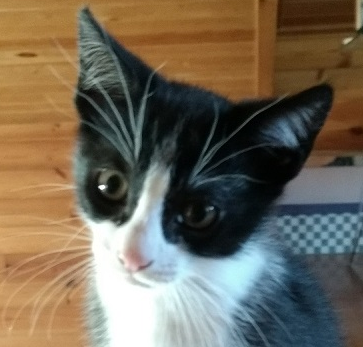
#> input picture images/cat-face.png, 363 x 347 px
$ python 12_smoothing_techniques.py
#> lines starting #> are read from the running program, lines starting #| are printed output that depends on the picture
### Utils/show_image.py
import matplotlib.pyplot as plt
import numpy as np

# [8 lines left out: function show_with_matplotlib, not called in this run]

def show_images_with_titles_and_positions(image_BGR_list, title_list, pos_list, big_title, colsNum = 4, xLabel = 'x axis', yLabel = 'y axis'):
    """
    Displays a list of images with specified titles and positions using Matplotlib subplots.

    Args:
        image_BGR_list: A list of NumPy image arrays.
        title_list: A list of titles for each image (optional).
        pos_list: A list of subplot positions (optional).
    """

    # Create the dimensions of the figure and set title:
    plt.figure(figsize=(12, 6))
    plt.suptitle(big_title, fontsize=14, fontweight='bold')

    num_images = len(image_BGR_list)

    # make sure every image has a title
    if not title_list:
        title_list = [f"Image {i+1}" for i in range(num_images)]
    if not pos_list:
        pos_list = range(1, num_images + 1)

    rowsNum = int(np.ceil(num_images / colsNum))
    print("Row number:", rowsNum, "Column number:", colsNum)

    # Add images to the plot
    for i, (image_BGR, title, pos) in enumerate(zip(image_BGR_list, title_list, pos_list)):
        print("Debug: ", i)
        image_RGB = image_BGR[:, :, ::-1]
        print("Debug: 00")


        plt.imshow(image_RGB)
        print("Debug: 1")

        plt.title(title)
        print("Debug: 2")
        plt.subplot(rowsNum, colsNum, pos)
        print("Debug: 3")
        plt.axis('off')
        print("Debug: show complete")

    plt.tight_layout()
    plt.show()

### Part05 - Image Processing Techniques/12_smoothing_techniques.py
"""Comparing different methods for smoothing images"""
import cv2
import numpy as np
import matplotlib.pyplot as plt
from Utils import show_image

image = cv2.imread('../images/cat-face.png')
#> image is the input picture: shape (347, 363, 3); mean B, G, R 87.1, 104.1, 114.1

# We create the kernel for smoothing images
# In this case a (10,10) kernel is created
kernel_averaging_10_10 = np.ones((10, 10), np.float32) / 100

# Additionally, if you know the values, you can put them directly in the kernel:
# kernel_averaging_5_5 = np.ones((5, 5), np.float32)/25
kernel_averaging_5_5 = np.array([[0.04, 0.04, 0.04, 0.04, 0.04],
                                 [0.04, 0.04, 0.04, 0.04, 0.04],
                                 [0.04, 0.04, 0.04, 0.04, 0.04],
                                 [0.04, 0.04, 0.04, 0.04, 0.04],
                                 [0.04, 0.04, 0.04, 0.04, 0.04]])

print("kernel: {}".format(kernel_averaging_5_5))

# The function cv2.filter2D() applies an arbitrary linear filter to the provided image:
smooth_image_f2D_5_5 = cv2.filter2D(image, -1, kernel_averaging_5_5)
smooth_image_f2D_10_10 = cv2.filter2D(image, -1, kernel_averaging_10_10)
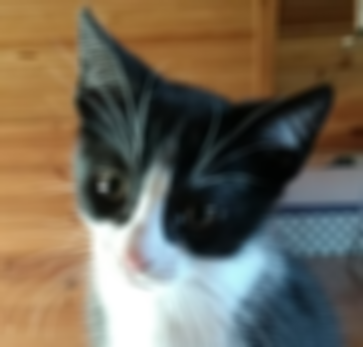
#> smooth_image_f2D_10_10: shape (347, 363, 3); mean B, G, R 87, 104.1, 114.2

# The function cv2.blur() smooths an image using the normalized box filter
smooth_image_b = cv2.blur(image, (10, 10))

# When the parameter normalize (by default True) of cv2.boxFilter() is equals to True,
# cv2.filter2D() and cv2.boxFilter() perform the same operation:
smooth_image_bfi = cv2.boxFilter(image, -1, (10, 10), normalize=True)

# The function cv2.GaussianBlur() convolves the source image with the specified Gaussian kernel
# This kernel can be controlled using the parameters ksize (kernel size),
# sigmaX(standard deviation in the x direction of the gaussian kernel) and
# sigmaY (standard deviation in the y direction of the gaussian kernel)
smooth_image_gb = cv2.GaussianBlur(image, (9, 9), 0)

# The function cv2.medianBlur(), which blurs the image with a median kernel:
smooth_image_mb = cv2.medianBlur(image, 9)

# The function cv2.bilateralFilter() can be applied to the input image in order to apply a bilateral filter:
smooth_image_bf = cv2.bilateralFilter(image, 5, 10, 10)
smooth_image_bf_2 = cv2.bilateralFilter(image, 9, 200, 200)

image_BGR_list = [image, smooth_image_f2D_5_5, smooth_image_f2D_10_10, smooth_image_b, smooth_image_bfi, smooth_image_gb,  smooth_image_mb, smooth_image_bf, smooth_image_bf_2]
title_list = ["original", "cv2.filter2D() (5,5) kernel", "cv2.filter2D() (10,10) kernel", "cv2.blur()", "cv2.boxFilter()", "cv2.GaussianBlur()", "cv2.medianBlur()", "cv2.bilateralFilter() - small values", "cv2.bilateralFilter() - big values"]
pos_list = [1, 2, 3, 4, 5, 6, 7, 8, 9]

show_image.show_images_with_titles_and_positions(image_BGR_list, title_list, pos_list, "Smoothing techniques", 3)
#> in show_images_with_titles_and_positions, `num_images = len(image_BGR_list)`: num_images = 9
#> in show_images_with_titles_and_positions, `rowsNum = int(np.ceil(num_images / colsNum))`: rowsNum = 3
#| Row number: 3 Column number: 3
#> the loop in show_images_with_titles_and_positions, `for i, (image_BGR, title, pos) in enumerate(zip(image_BGR_list, title_..` made 9 passes
#> title on passes 1 to 9: 'original', 'cv2.filter2D() (5,5) kernel', 'cv2.filter2D() (10,10) kernel', 'cv2.blur()', 'cv2.boxFilter()', 'cv2.GaussianBlur()', 'cv2.medianBlur()', 'cv2.bilateralFilter() - small values', 'cv2.bilateralFilter() - big values'
#> (printed output is left out)
#> in show_images_with_titles_and_positions, `plt.show()`:
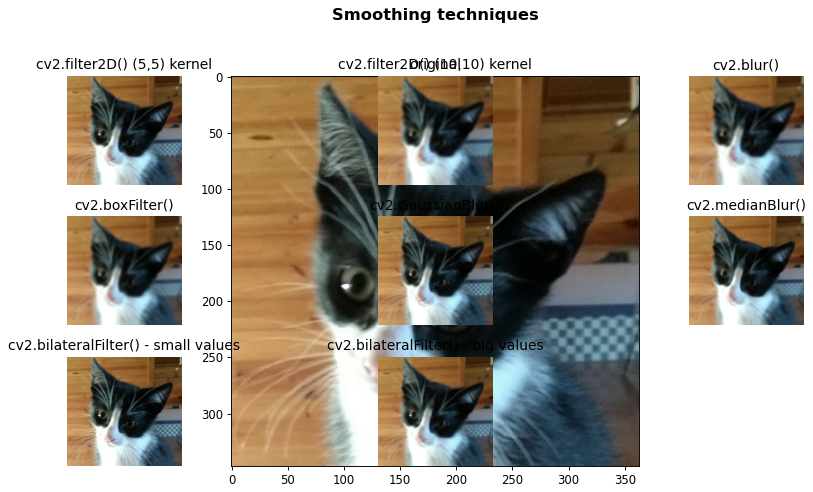
#> figure drawn by matplotlib, 9 panels

$ run again, with images/jungle.png copied over images/cat-face.png
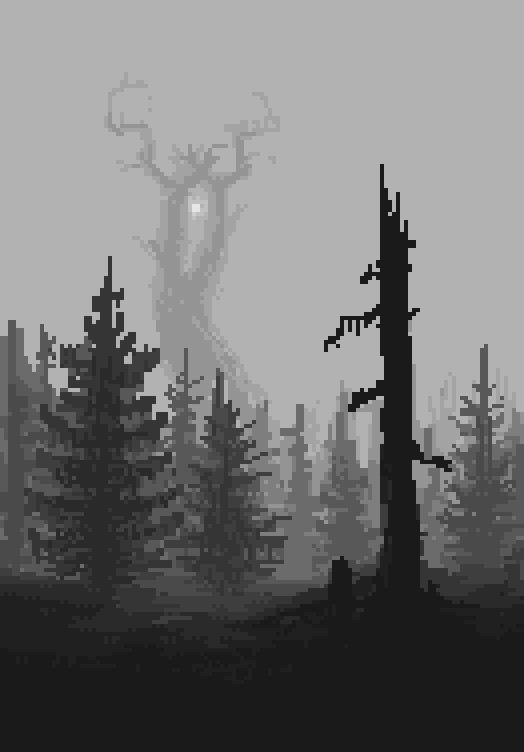
#> input picture images/jungle.png, 524 x 752 px
#> image is the input picture: shape (752, 524, 3); min 14, max 232, mean 115.1
#> `smooth_image_f2D_10_10 = cv2.filter2D(image, -1, kernel_averaging_10_10)`:
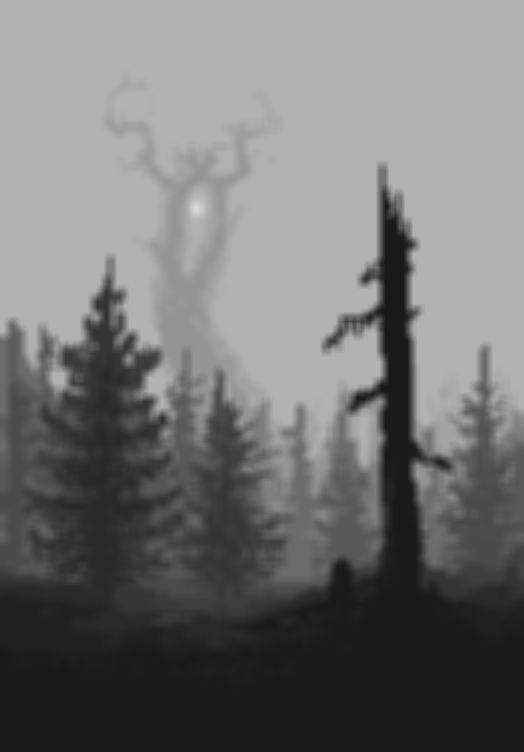
#> smooth_image_f2D_10_10: shape (752, 524, 3); min 26, max 216, mean 115.2
#> num_images = 9
#> rowsNum = 3
#| Row number: 3 Column number: 3
#> the loop in show_images_with_titles_and_positions, `for i, (image_BGR, title, pos) in enumerate(zip(image_BGR_list, title_..` made 9 passes
#> title on passes 1 to 8: 'original', 'cv2.filter2D() (5,5) kernel', 'cv2.filter2D() (10,10) kernel', 'cv2.blur()', 'cv2.boxFilter()', 'cv2.GaussianBlur()', 'cv2.medianBlur()', 'cv2.bilateralFilter() - small values'
#> (printed output is left out)

$ run again, with images/leaf-noise.png copied over images/cat-face.png
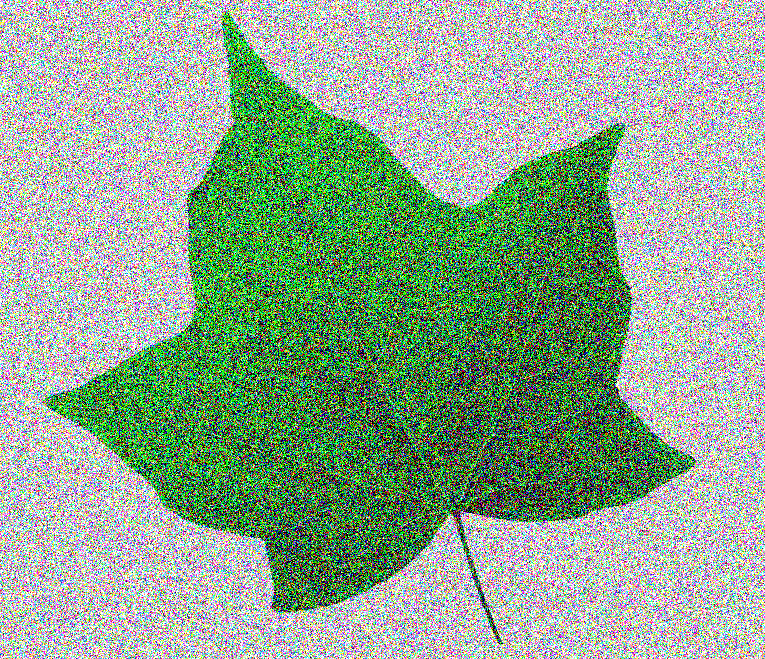
#> input picture images/leaf-noise.png, 765 x 659 px
#> image is the input picture: shape (659, 765, 3); mean B, G, R 143.7, 166.8, 143.8
#> `smooth_image_mb = cv2.medianBlur(image, 9)`:
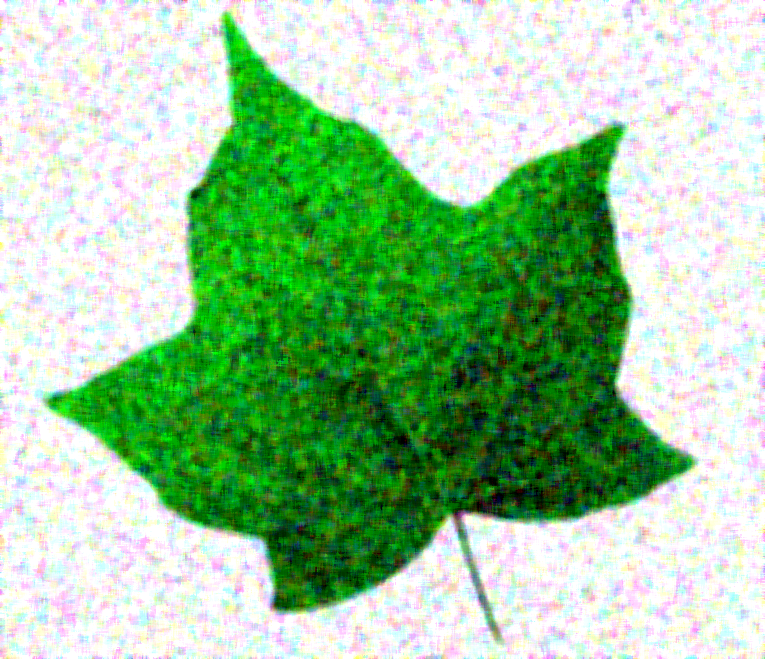
#> smooth_image_mb: shape (659, 765, 3); mean B, G, R 156, 199.2, 156.3
#> `smooth_image_bf_2 = cv2.bilateralFilter(image, 9, 200, 200)`:
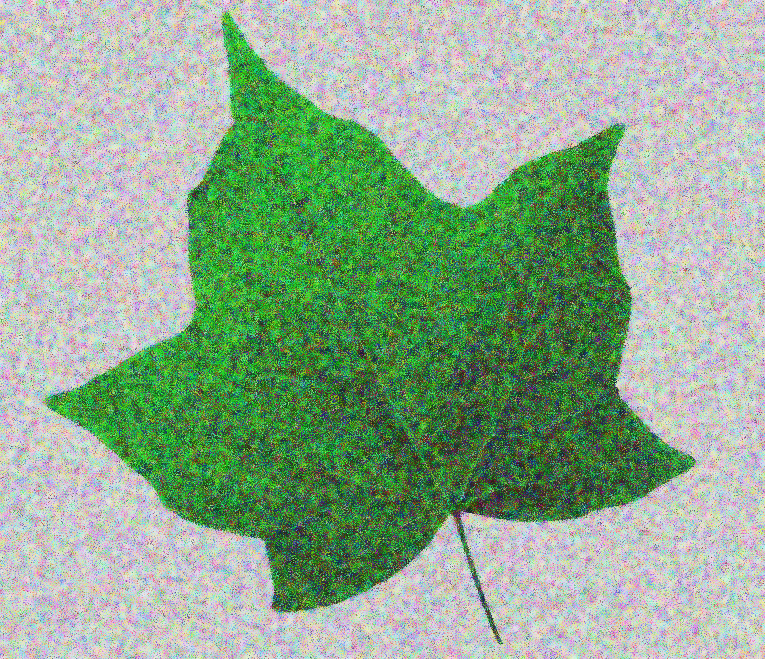
#> smooth_image_bf_2: shape (659, 765, 3); mean B, G, R 145.3, 171.4, 145.5
#> num_images = 9
#> rowsNum = 3
#| Row number: 3 Column number: 3
#> the loop in show_images_with_titles_and_positions, `for i, (image_BGR, title, pos) in enumerate(zip(image_BGR_list, title_..` made 9 passes
#> title on passes 1 to 8: 'original', 'cv2.filter2D() (5,5) kernel', 'cv2.filter2D() (10,10) kernel', 'cv2.blur()', 'cv2.boxFilter()', 'cv2.GaussianBlur()', 'cv2.medianBlur()', 'cv2.bilateralFilter() - small values'
#> (printed output is left out)
